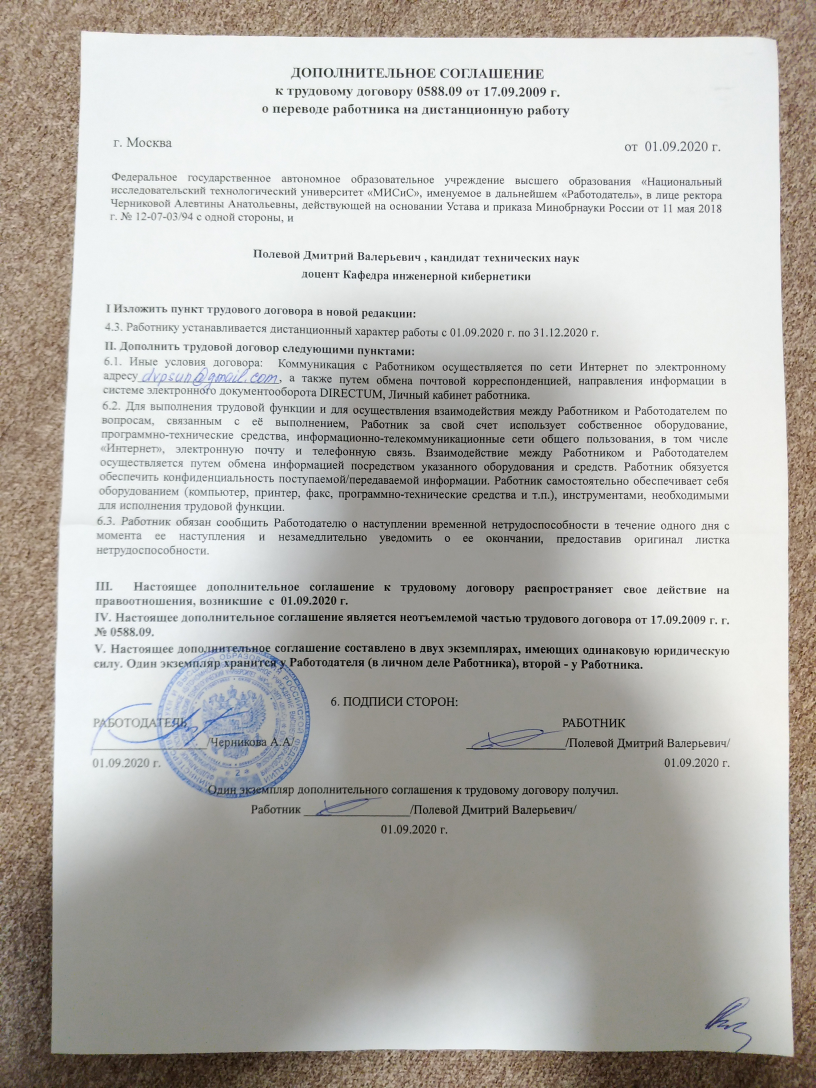
//> input picture prj.labs/lab_6/P_20210309_064128_vHDR_Auto.jpg, 2448 x 3264 px (shown at 1/3 size); the run also reads 1 picture not shown here
$ ./lab06   (built with g++ and OpenCV 4)
//> lines starting //> are read from the running program, lines starting //| are printed output that depends on the picture
#include <opencv2/opencv.hpp>
#include <fstream>
#include "json.hpp"

using namespace std;
using namespace cv;

using json = nlohmann::json;


// [193 lines left out: functions euclidDist, getClosestPoint, rootMeanCornersError, IOU, getEtalonBorders, borderBlur and 2 more, not called in this run]


int main() {

	//load photos
	Mat photo_1 = imread("P_20210309_064128_vHDR_Auto.jpg", IMREAD_GRAYSCALE);
//> photo_1: 3264 rows x 2448 cols, CV_8UC1; min 0, max 255, mean 180.7
	Mat photo_2 = imread("P_20210309_064141_vHDR_Auto.jpg", IMREAD_GRAYSCALE);
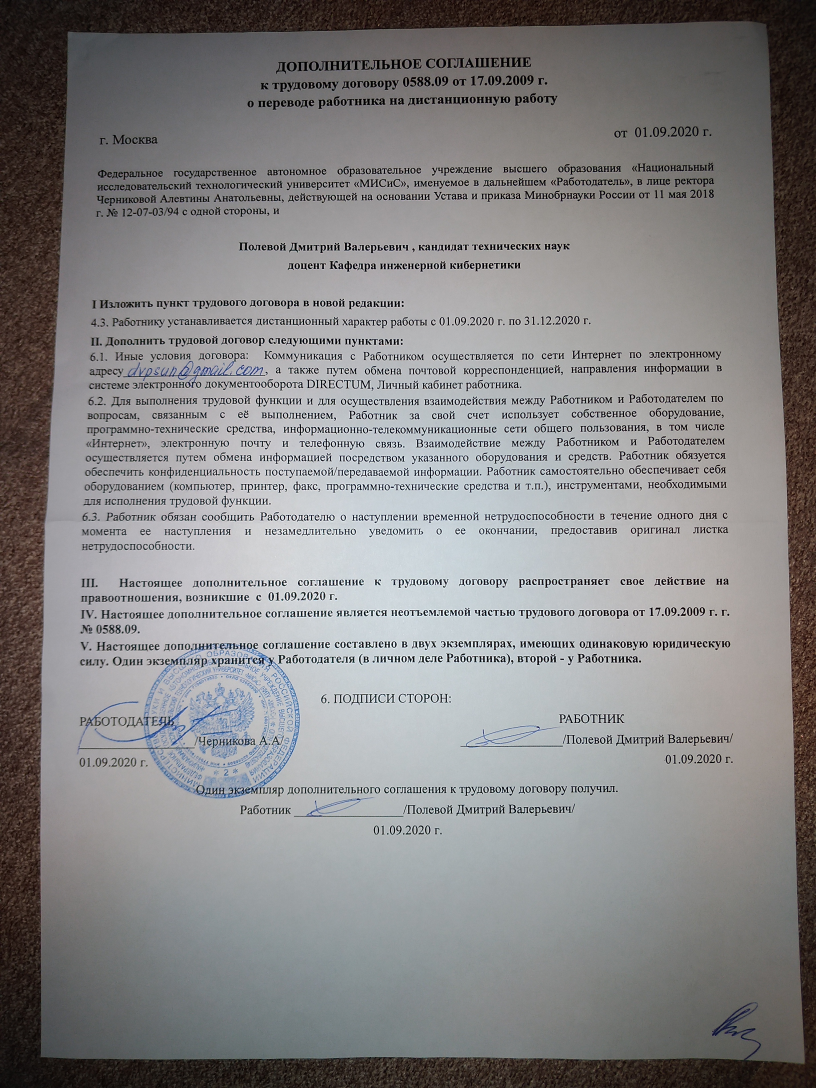
//> input picture prj.labs/lab_6/P_20210309_064141_vHDR_Auto.jpg, 2448 x 3264 px (shown at 1/3 size)
//> photo_2: 3264 rows x 2448 cols, CV_8UC1; min 0, max 255, mean 133
	Mat photo_3 = imread("P_20210410_170813_vHDR_On.jpg", IMREAD_GRAYSCALE);
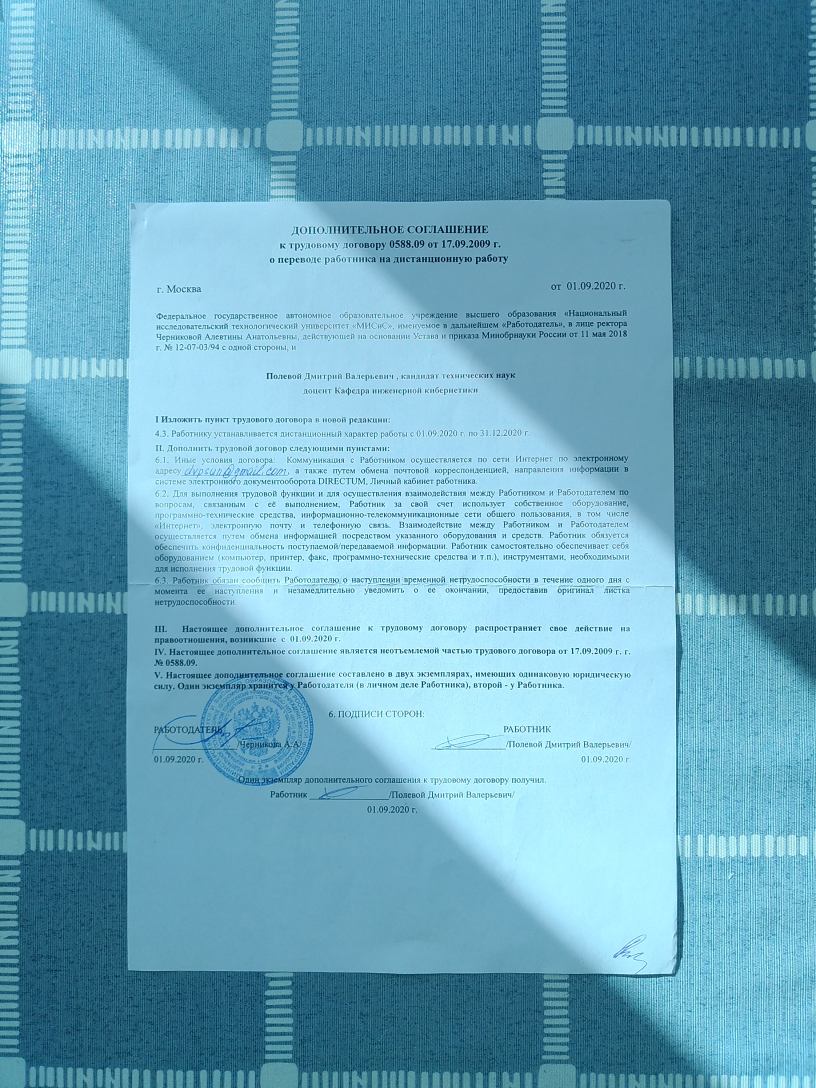
//> input picture prj.labs/lab_6/P_20210410_170813_vHDR_On.jpg, 2448 x 3264 px (shown at 1/3 size)
//> photo_3: 3264 rows x 2448 cols, CV_8UC1; min 0, max 255, mean 146.3
	Mat photo_4 = imread("P_20210410_171055_vHDR_On.jpg", IMREAD_GRAYSCALE);
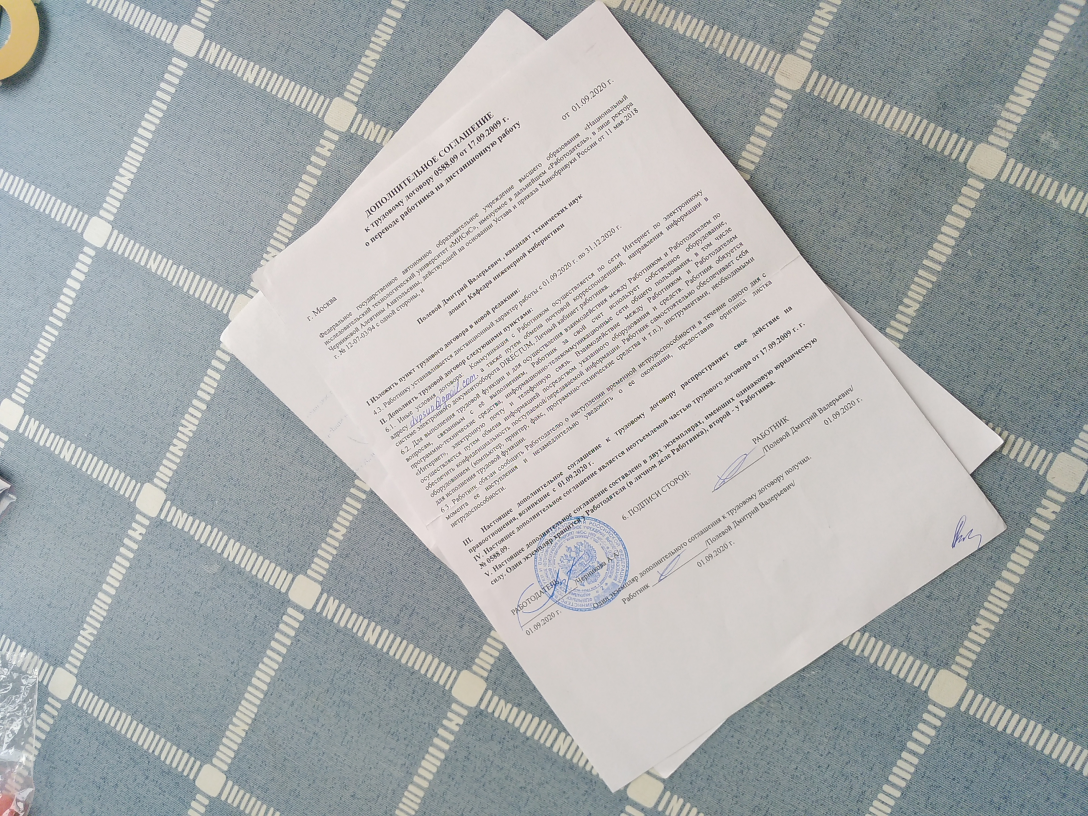
//> input picture prj.labs/lab_6/P_20210410_171055_vHDR_On.jpg, 3264 x 2448 px (shown at 1/3 size)
//> photo_4: 2448 rows x 3264 cols, CV_8UC1; min 24, max 255, mean 171.7
	Mat photo_5 = imread("P_20210410_171334_vHDR_On.jpg", IMREAD_GRAYSCALE);
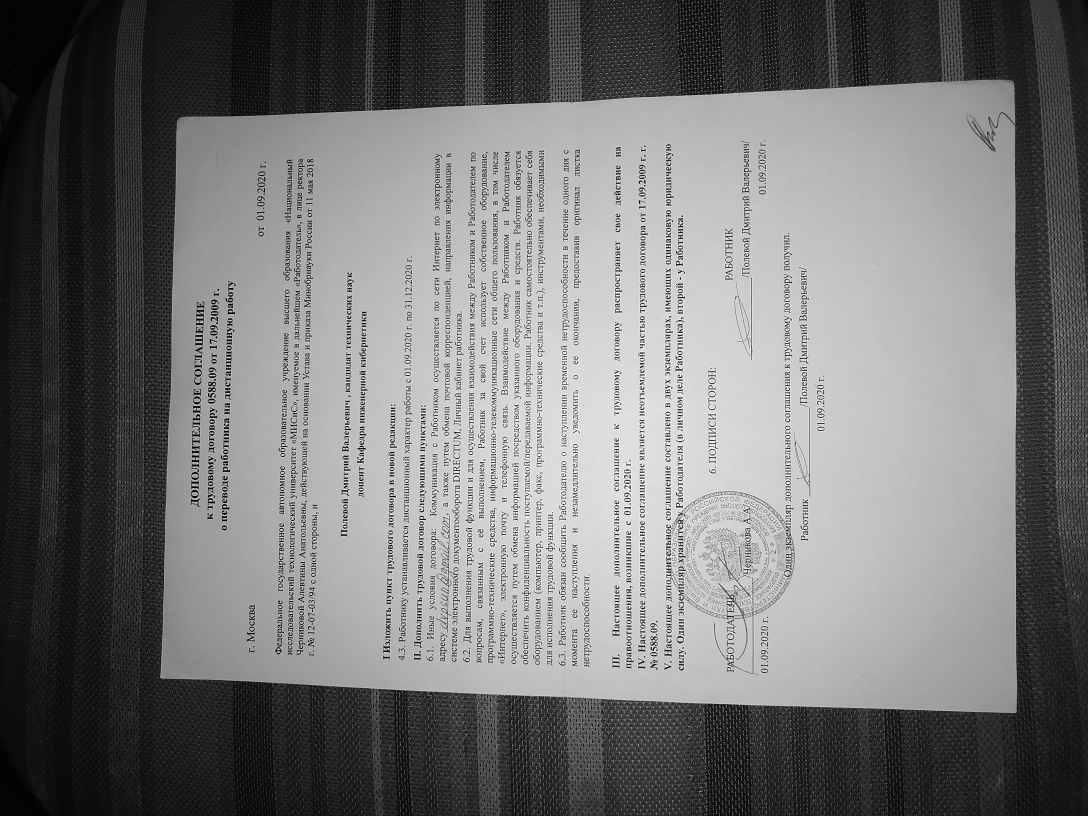
//> photo_5: 2448 rows x 3264 cols, CV_8UC1 (shown at 1/3 size); min 0, max 255, mean 118.2

	//laod borders
	ifstream photo_1_borders_stream("P_20210309_064128_vHDR_Auto.json");
	ifstream photo_2_borders_stream("P_20210309_064141_vHDR_Auto.json");
	ifstream photo_3_borders_stream("P_20210410_170813_vHDR_On.json");
	ifstream photo_4_borders_stream("P_20210410_171055_vHDR_On.json");
	ifstream photo_5_borders_stream("P_20210410_171334_vHDR_On.json");

//> (the run ends here: the program needs code that is not available in this run, at `json photo_1_borders;`)
